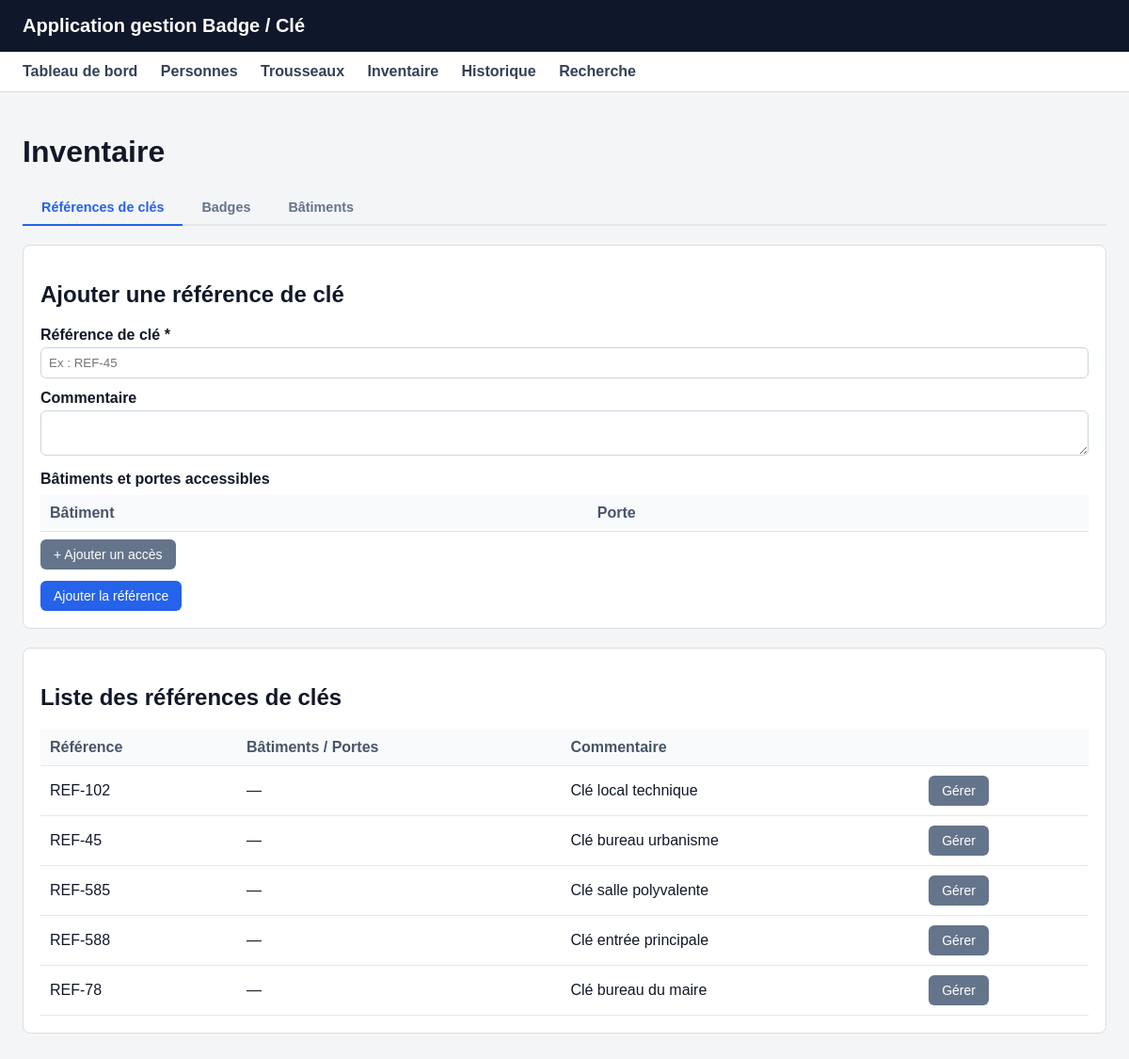
/inventaire.php, run on the app's committed database.
### tables this page shows
CREATE TABLE IF NOT EXISTS `references_cles` (
  `id_reference_cle` int NOT NULL AUTO_INCREMENT COMMENT 'Clé primaire de la référence de clé',
  `reference_cle` varchar(100) NOT NULL COMMENT 'Référence de la clé, exemple : REF-45',
  `commentaire` text COMMENT 'Commentaire éventuel sur la référence de clé',
  PRIMARY KEY (`id_reference_cle`),
  UNIQUE KEY `reference_cle` (`reference_cle`)
);

### inventaire.php (the view, shortened to what this page needs)
<?php
require_once 'config/database.php';
include 'includes/header.php';
$onglet_actif = $_GET['onglet'] ?? 'cles';
try {
    $references = $pdo->query("
        SELECT
            rc.id_reference_cle,
            rc.reference_cle,
            rc.commentaire,
            GROUP_CONCAT(
                bat.nom_batiment,
                CASE WHEN p.nom_porte IS NOT NULL THEN CONCAT(' — ', p.nom_porte) ELSE '' END
                ORDER BY bat.nom_batiment
                SEPARATOR ' | '
            ) AS acces_batiments,
            GROUP_CONCAT(
                DISTINCT CONCAT(
                    IFNULL(bat.nom_batiment, ''), '||',
                    IFNULL(p.nom_porte, ''), '||',
                    IFNULL(p.photo, '')
                )
                ORDER BY bat.nom_batiment
                SEPARATOR ';;'
            ) AS acces_photos
        FROM references_cles rc
        LEFT JOIN element_acces ea ON rc.id_reference_cle = ea.id_reference_cle
        LEFT JOIN batiments bat ON ea.id_batiment = bat.id_batiment
        LEFT JOIN portes p ON ea.id_porte = p.id_porte
        GROUP BY rc.id_reference_cle, rc.reference_cle, rc.commentaire
        ORDER BY rc.reference_cle
    ")->fetchAll(PDO::FETCH_ASSOC);
} catch (PDOException $e) {
    die("<p>Erreur SQL : " . $e->getMessage());
}
?>
<h1>Inventaire</h1>
<div class="tabs">
    <a href="inventaire.php?onglet=cles" class="tab-lien <?= $onglet_actif === 'cles' ? 'active' : '' ?>">Références de clés</a>
    <a href="inventaire.php?onglet=badges" class="tab-lien <?= $onglet_actif === 'badges' ? 'active' : '' ?>">Badges</a>
    <a href="inventaire.php?onglet=batiments" class="tab-lien <?= $onglet_actif === 'batiments' ? 'active' : '' ?>">Bâtiments</a>
</div>
<div id="tab-cles" class="tab-content" <?= $onglet_actif !== 'cles' ? 'style="display:none;"' : '' ?>>
    <div class="card">
        <h2>Ajouter une référence de clé</h2>
        <form method="POST" action="inventaire.php?onglet=cles">
            <label>Référence de clé *</label>
            <input type="text" name="reference_cle" placeholder="Ex : REF-45" required>
            <label>Commentaire</label>
            <textarea name="commentaire"></textarea>
            <label>Bâtiments et portes accessibles</label>
            <table id="table-acces-cle" style="margin-top:8px; margin-bottom:8px;">
                <thead><tr><th>Bâtiment</th><th>Porte</th><th></th></tr></thead>
            </table>
            <button type="button" class="btn btn-secondary" onclick="ajouterLigneAcces('tbody-acces-cle')" style="margin-bottom:12px;">+ Ajouter un accès</button>
            <br>
            <button type="submit" class="btn">Ajouter la référence</button>
        </form>
    </div>
    <div class="card">
        <h2>Liste des références de clés</h2>
        <table>
            <thead><tr><th>Référence</th><th>Bâtiments / Portes</th><th>Commentaire</th><th></th></tr></thead>
            <tbody>
                <?php if (empty($references)) : ?>
                    <tr><td colspan="4">Aucune référence de clé enregistrée.</td></tr>
                <?php else : ?>
                    <?php foreach ($references as $ref) :
                    ?>
                        <tr>
                            <td><?= htmlspecialchars($ref['reference_cle']) ?></td>
                            <td><?= htmlspecialchars($ref['acces_batiments'] ?? '—') ?></td>
                            <td><?= htmlspecialchars($ref['commentaire'] ?? '') ?></td>
                            <td>
                                <a href="inventaire.php?onglet=cles&gerer_cle=<?= $ref['id_reference_cle'] ?>" class="btn btn-secondary">Gérer</a>
                            </td>
                        </tr>
                    <?php endforeach; ?>
                <?php endif; ?>
            </tbody>
        </table>
    </div>
</div>
<?php include 'includes/footer.php'; ?>

### assets/css/style.css (style rules this page uses)
body { margin: 0; font-family: Arial, sans-serif; background-color: #f4f5f7; color: #111827; }
.card { background: white; border: 1px solid #ddd; border-radius: 8px; padding: 18px; margin-bottom: 20px; }
.btn { display: inline-block; background-color: #2563eb; color: white; padding: 8px 14px; text-decoration: none; border-radius: 6px; border: none; cursor: pointer; font-size: 0.875rem; }
.btn-secondary { background-color: #64748b; }
table { width: 100%; border-collapse: collapse; background: white; }
th, td { border-bottom: 1px solid #e5e7eb; padding: 10px; text-align: left; }
th { background-color: #f8fafc; color: #475569; }
input, select, textarea { width: 100%; padding: 8px; margin-top: 4px; margin-bottom: 12px; border: 1px solid #cbd5e1; border-radius: 6px; box-sizing: border-box; }
label { font-weight: bold; display: block; }
.tabs { display: flex; gap: 0; border-bottom: 2px solid #e5e7eb; margin-bottom: 20px; }
.tab-lien { display: inline-block; padding: 10px 20px; border: none; background: transparent; color: #64748b; font-size: 0.9rem; font-weight: bold; cursor: pointer; border-bottom: 2px solid transparent; margin-bottom: -2px; text-decoration: none; transition: all .15s; }
.tab-lien.active { color: #2563eb; border-bottom-color: #2563eb; }

### data on the page
references_cles: reference_cle "REF-102", acces_batiments "—", commentaire "Clé local technique"
references_cles: reference_cle "REF-45", acces_batiments "—", commentaire "Clé bureau urbanisme"
references_cles: reference_cle "REF-585", acces_batiments "—", commentaire "Clé salle polyvalente"
references_cles: reference_cle "REF-588", acces_batiments "—", commentaire "Clé entrée principale"
references_cles: reference_cle "REF-78", acces_batiments "—", commentaire "Clé bureau du maire"
